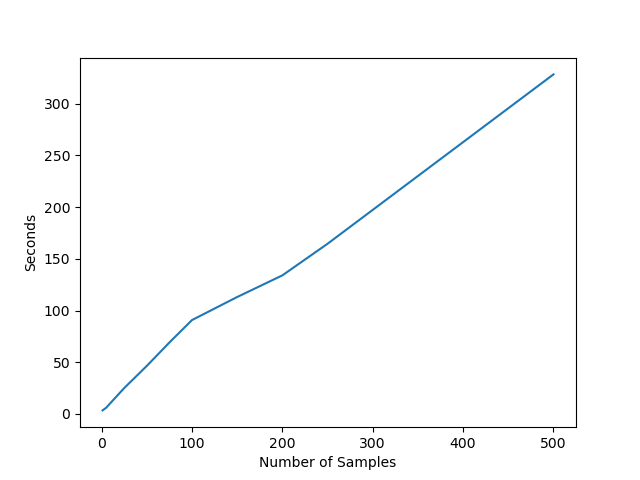

Recreate this plot in Python.
import numpy as np
import torch as th
import matplotlib.pyplot as plt
import os
import sys
from append_directories import *
home_folder = append_directory(2)
sys.path.append(home_folder)
from models import ncsnpp
from sde_lib import *
from configs.vp import ncsnpp_config
import time

device = "cuda:0"
config = ncsnpp_config.get_config()
print("T", config.model.num_scales)
print("beta max", config.model.beta_max)
#if trained parallelized, need to be evaluated that way too
score_model = torch.nn.DataParallel((ncsnpp.NCSNpp(config)).to("cuda:0"))
score_model.load_state_dict(th.load((home_folder + "/trained_score_models/vpsde/model7_beta_min_max_01_25_250_random8090_block_masks.pth")))
score_model.eval()

def construct_norm_matrix(minX, maxX, minY, maxY, n):
    # create one-dimensional arrays for x and y
    x = np.linspace(minX, maxX, n)
    y = np.linspace(minY, maxY, n)
    # create the mesh based on these arrays
    X, Y = np.meshgrid(x, y)
    X = X.reshape((np.prod(X.shape),1))
    Y = Y.reshape((np.prod(Y.shape),1))
    X_matrix = (np.repeat(X, n**2, axis = 0)).reshape((n**2, n**2))
    Y_matrix = (np.repeat(Y, n**2, axis = 0)).reshape((n**2, n**2))
    longitude_squared = np.square(np.subtract(X_matrix, np.transpose(X_matrix)))
    latitude_squared = np.square(np.subtract(Y_matrix, np.transpose(Y_matrix)))
    norm_matrix = np.sqrt(np.add(longitude_squared, latitude_squared))
    return norm_matrix

def construct_exp_kernel(minX, maxX, minY, maxY, n, variance, lengthscale):

    norm_matrix = construct_norm_matrix(minX, maxX, minY, maxY, n)
    exp_kernel = variance*np.exp((-1/lengthscale)*norm_matrix)
    return(exp_kernel)

def generate_gaussian_process(minX, maxX, minY, maxY, n, variance, lengthscale, number_of_replicates,
                              seed_value):

    kernel = construct_exp_kernel(minX, maxX, minY, maxY, n, variance, lengthscale)
    np.random.seed(seed_value)
    z_matrix = np.random.multivariate_normal(np.zeros(n**2), np.identity(n**2), number_of_replicates)
    C = np.linalg.cholesky(kernel)
    y_matrix = np.matmul(np.transpose(C),
                                  np.transpose(z_matrix))
    
    gp_matrix = np.zeros((number_of_replicates,1,n,n))
    for i in range(0, y_matrix.shape[1]):
        gp_matrix[i,:,:,:] = y_matrix[:,i].reshape((1,n,n))
    return gp_matrix

#y is observed part of field
def p_mean_and_variance_from_score_via_mask(vpsde, score_model, device, masked_xt, mask, y, t):

    num_samples = masked_xt.shape[0]
    timestep = ((torch.tensor([t])).repeat(num_samples)).to(device)
    with th.no_grad():
        score = score_model(masked_xt, timestep)
    unmasked_p_mean = (1/th.sqrt(th.tensor(vpsde.alphas[t])))*(masked_xt + th.square(th.tensor(vpsde.sigmas[t]))*score)
    masked_p_mean = torch.mul((1-mask), unmasked_p_mean) + torch.mul(mask, y)
    unmasked_p_variance = (th.square(th.tensor(vpsde.sigmas[t])))*th.ones_like(masked_xt)
    masked_p_variance = torch.mul((1-mask), unmasked_p_variance)
    return masked_p_mean, masked_p_variance

def sample_with_p_mean_variance_via_mask(vpsde, score_model, device, masked_xt, mask, y, t, num_samples):

    p_mean, p_variance = p_mean_and_variance_from_score_via_mask(vpsde, score_model, device, masked_xt, mask, y, t)
    std = th.exp(0.5 * th.log(p_variance))
    noise = th.randn_like(masked_xt)
    #just to make sure that the masked values aren't perturbed by the noise, the variance should already be masked though
    masked_noise = torch.mul((1-mask), noise)
    sample = p_mean + std*masked_noise
    return sample


def posterior_sample_with_p_mean_variance_via_mask(vpsde, score_model, device, mask, y, n, num_samples):

    unmasked_xT = th.randn((num_samples, 1, n, n)).to(device)
    masked_xT = th.mul((1-mask), unmasked_xT) + torch.mul(mask, y)
    masked_xt = masked_xT
    for t in range((vpsde.N-1), 0, -1):
        masked_xt = sample_with_p_mean_variance_via_mask(vpsde, score_model, device, masked_xt,
                                                         mask, y, t, num_samples)

    return masked_xt

def timing_per_diffusion_sampling(vpsde, score_model, device, mask, y, n, num_samples):

    start = time.time()
    posterior_sample_with_p_mean_variance_via_mask(vpsde, score_model, device, mask, y, n, num_samples)
    end = time.time()
    time_elapsed = end - start
    return time_elapsed

def timing_visualization(vpsde, score_model, device, mask, y, n, samples_list):

    timing_list = []
    for num_samples in samples_list:

        timing_list.append(timing_per_diffusion_sampling(vpsde, score_model, device, mask, y, n,
                                                         num_samples))
        
    fig, ax = plt.subplots(1)
    ax.plot(samples_list, timing_list)
    ax.set_xlabel("Number of Samples")
    ax.set_ylabel("Seconds")
    plt.savefig("timing_study.png")

    return timing_list

    
    

sdevp = VPSDE(beta_min=0.1, beta_max=25, N=250)
n = 32
p = .8
mask = ((th.bernoulli(p*th.ones(1,1,n,n)))).to(device)
minX = -10
maxX = 10
minY = -10
maxY = 10
lengthscale = 1.6
variance = .4
number_of_replicates = 1
seed_value = int(np.random.randint(0, 100000))
unmasked_y = (th.from_numpy(generate_gaussian_process(minX, maxX, minY, maxY, n, variance,
                                                        lengthscale, number_of_replicates,
                                                        seed_value))).to(device)
y = ((torch.mul(mask, unmasked_y)).to(device)).float()
samples_list = [1,5,10,25,50,75,100,150,200,250,500]
timing_visualization(sdevp, score_model, device, mask, y, n, samples_list)

